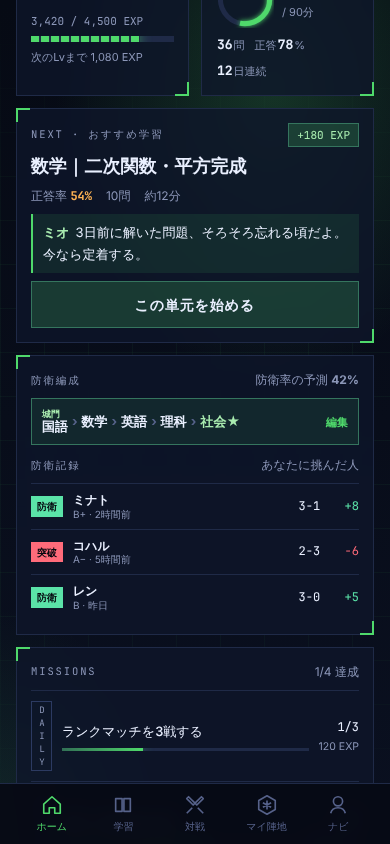
#> input picture apps/rankmatch-lobby/df0.png, 390 x 844 px
$ python cut_mechs.py ../df0.png 5 ../df1.png
#> lines starting #> are read from the running program, lines starting #| are printed output that depends on the picture; after the words box and inside, x2 and y2 are one past the last pixel; in counts of white or black regions, pixels touching at a corner belong together
"""科目ロボットのシート（5 体横並び）を、1 体ずつの透過 WebP とチーム色マスクに切り出す。

使い方: python3 tools/cut_mechs.py シート.png レベル(1-3) [green|smooth]
  green  … 背景が単色の緑 #00FF00（クロマキーで抜く・緑のにじみも除去）
  smooth … 背景がなめらかなグラデーション（外周から似た色をたどって抜く。tools/clean_art.py と同じ考え方）
出力: assets/mechs/{ja,ma,en,sc,so}_lv{N}.webp（本体）と _m.webp（マゼンタ部分＝チーム色に塗る範囲のマスク）
      assets/mechs/manifest.json に各画像の大きさと、シート内の基準の高さ（縮尺をそろえるため）を書く。
本体のマゼンタ部分は明るいグレーに置きかえ、ゲーム側でマスクにチーム色を乗せる。
"""
import sys, json, collections
from pathlib import Path
import numpy as np
from PIL import Image

ROOT = Path(__file__).resolve().parent.parent
OUT = ROOT / 'assets' / 'mechs'
KEYS = ['ja', 'ma', 'en', 'sc', 'so']


def alpha_green(a):
    r, g, b = a[..., 0].astype(int), a[..., 1].astype(int), a[..., 2].astype(int)
    d = g - np.maximum(r, b)
    alpha = 1 - np.clip((d - 25) / 70, 0, 1)
    rgb = a[..., :3].copy()
    spill = d > 0  # 縁の緑かぶりを消す
    rgb[..., 1] = np.where(spill, np.maximum(r, b).clip(0, 255), g)
    return rgb, alpha


def alpha_smooth(a, tol=7):
    H, W = a.shape[:2]; px = a[..., :3].astype(int)
    bg = np.zeros((H, W), bool); seen = np.zeros((H, W), bool)
    q = collections.deque()
    for x in range(W): q.append((x, 0, None)); q.append((x, H - 1, None))
    for y in range(H): q.append((0, y, None)); q.append((W - 1, y, None))
    while q:
        x, y, prev = q.popleft()
        if seen[y, x]: continue
        c = px[y, x]
        if prev is not None and np.abs(c - prev).max() > tol: continue
        seen[y, x] = True; bg[y, x] = True
        for dx, dy in ((1, 0), (-1, 0), (0, 1), (0, -1)):
            nx, ny = x + dx, y + dy
            if 0 <= nx < W and 0 <= ny < H and not seen[ny, nx]: q.append((nx, ny, c))
    # 機体に囲まれた背景（脚の間など）：その行の背景色に近く、ある程度の大きさがある塊も背景にする
    rowc = np.array([np.median(px[y][bg[y]], axis=0) if bg[y].any() else [0, 0, 0] for y in range(H)])
    near = (np.abs(px - rowc[:, None, :]).max(axis=2) <= 9) & ~bg
    lab = np.zeros((H, W), np.int32); cur = 0
    for y0 in range(H):
        for x0 in np.where(near[y0] & (lab[y0] == 0))[0]:
            cur += 1; st = [(y0, x0)]; lab[y0, x0] = cur; comp = []
            while st:
                y, x = st.pop(); comp.append((y, x))
                for dy, dx in ((1, 0), (-1, 0), (0, 1), (0, -1)):
                    ny, nx = y + dy, x + dx
                    if 0 <= ny < H and 0 <= nx < W and near[ny, nx] and lab[ny, nx] == 0: lab[ny, nx] = cur; st.append((ny, nx))
            if len(comp) > 250:
                ys, xs = zip(*comp); bg[list(ys), list(xs)] = True
    alpha = (~bg).astype(float)
    # 1px だけ縁をやわらげる
    from PIL import ImageFilter
    alpha = np.asarray(Image.fromarray((alpha * 255).astype(np.uint8)).filter(ImageFilter.GaussianBlur(0.6))) / 255.0
    return a[..., :3].copy(), alpha


def segments(alpha, n=5):
    col = (alpha > 0.5).sum(axis=0) > 2
    segs, start = [], None
    for x, on in enumerate(col):
        if on and start is None: start = x
        if not on and start is not None: segs.append([start, x]); start = None
    if start is not None: segs.append([start, len(col)])
    # 近いものをつなぐ（浮遊ユニットや武器の先など）
    merged = []
    for s in segs:
        if merged and s[0] - merged[-1][1] < 4: merged[-1][1] = s[1]
        else: merged.append(s)
    while len(merged) > n:  # 一番細いものを近い方へ
        i = min(range(len(merged)), key=lambda k: merged[k][1] - merged[k][0])
        j = i - 1 if i == len(merged) - 1 or (i > 0 and merged[i][0] - merged[i - 1][1] < merged[i + 1][0] - merged[i][1]) else i + 1
        a, b = sorted([i, j]); merged[a] = [merged[a][0], merged[b][1]]; del merged[b]
    if len(merged) != n: raise SystemExit(f'{n} 体に分けられませんでした（{len(merged)} 個）')
    return merged


def blobs(alpha, n=5):
    """つながった塊にラベルを付け、大きい n 個を機体として、小さい塊は横位置が近い機体に足す。戻り値は画素ごとの機体番号（-1 は背景）"""
    H, W = alpha.shape; on = alpha > 0.5; lab = np.full((H, W), -1, np.int32); comps = []
    for y0 in range(H):
        for x0 in np.where(on[y0] & (lab[y0] < 0))[0]:
            cid = len(comps); st = [(y0, x0)]; lab[y0, x0] = cid; n_px = 0; sx = 0
            while st:
                y, x = st.pop(); n_px += 1; sx += x
                for dy, dx in ((1, 0), (-1, 0), (0, 1), (0, -1)):
                    ny, nx = y + dy, x + dx
                    if 0 <= ny < H and 0 <= nx < W and on[ny, nx] and lab[ny, nx] < 0: lab[ny, nx] = cid; st.append((ny, nx))
            comps.append((n_px, sx / n_px))
    big = sorted(sorted(range(len(comps)), key=lambda c: -comps[c][0])[:n], key=lambda c: comps[c][1])
    if len(big) < n: raise SystemExit('機体を5つに分けられませんでした')
    remap = np.full(len(comps), -1, np.int32)
    for i, c in enumerate(big): remap[c] = i
    for c, (npx, cx) in enumerate(comps):
        if remap[c] < 0 and npx > 30: remap[c] = min(range(n), key=lambda i: abs(comps[big[i]][1] - cx))
    out = np.where(lab >= 0, remap[np.maximum(lab, 0)], -1)
    return out


def main():
    src, lv = sys.argv[1], int(sys.argv[2]); mode = sys.argv[3] if len(sys.argv) > 3 else 'green'
    a = np.asarray(Image.open(src).convert('RGBA'))
    rgb, alpha = alpha_green(a) if mode == 'green' else alpha_smooth(a)
#> the loop in alpha_smooth, `while q:` made 176744 passes
#> c on passes 1 to 3: [6, 10, 20], [7, 11, 21], [6, 10, 20]
#> after the loop in alpha_smooth, `while q:`:
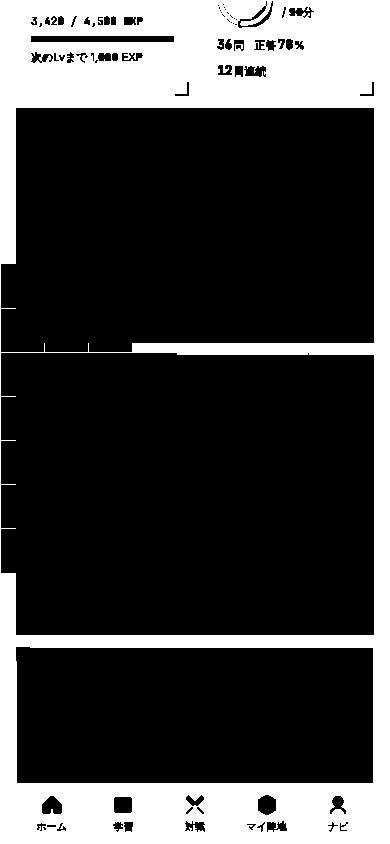
#> bg: shape (844, 390) bool; 26.1% white; 1 white region, box (x1, y1, x2, y2) and area: (0, 0, 390, 844) 85927
#> in alpha_smooth, `rowc = np.array([np.median(px[y][bg[y]], axis=0) if bg[y].any() else [..`: rowc = 844 rows, first 8: [13, 23, 39], [13, 23, 39], [13, 23, 39], [13, 23, 39], [13, 23, 39], [13, 23, 39], [13, 23, 39], [13, 23, 39]
#> in alpha_smooth, `near = (np.abs(px - rowc[:, None, :]).max(axis=2) <= 9) & ~bg`: near: shape (844, 390) bool; 13.8% white; 146 white regions (124 under 20 px), largest, box (x1, y1, x2, y2) and area: (17, 648, 373, 783) 35892, (32, 702, 51, 770) 1185, (1, 353, 177, 396) 967
#> after the loop in alpha_smooth, `for y0 in range(H):`: bg: shape (844, 390) bool; 39.7% white; 7 white regions, largest, box (x1, y1, x2, y2) and area: (0, 0, 390, 844) 127681, (32, 702, 51, 770) 1185, (17, 396, 373, 397) 356
#> after the loop in alpha_smooth, `for y0 in range(H):`: lab: shape (844, 390) int32; 2760 distinct labels, from 0 to 2759
#> rgb is the input picture: shape (844, 390, 3); mean R, G, B 19.4, 31.2, 44.1
    r, g, b = rgb[..., 0].astype(int), rgb[..., 1].astype(int), rgb[..., 2].astype(int)
#> r: shape (844, 390) int64; 246 distinct labels, from 5 to 255
#> g: shape (844, 390) int64; 233 distinct labels, from 8 to 240
#> b: shape (844, 390) int64; 241 distinct labels, from 15 to 255
    mag = np.clip((np.minimum(r, b) - g - 50) / 70, 0, 1) * (np.abs(r - b) < 90)  # マゼンタらしさ
#> mag: shape (844, 390) float64; every value is 0
    lum = (0.3 * r + 0.59 * g + 0.11 * b)
    gray = np.clip(lum * 0.6 + 120, 0, 255)  # マゼンタ部分は明るいグレーに（上からチーム色を乗せる）
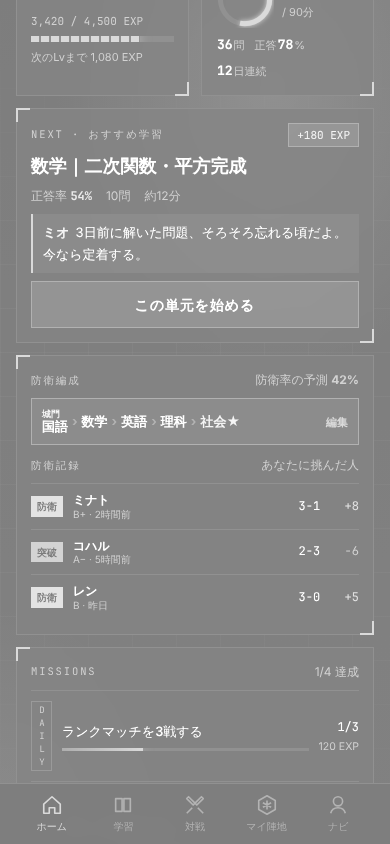
#> gray: shape (844, 390) float64; min 124.7, max 255, mean 137.4
    base = rgb.astype(float)
    for k in range(3): base[..., k] = base[..., k] * (1 - mag) + gray * mag
    OUT.mkdir(parents=True, exist_ok=True)
    man_path = OUT / 'manifest.json'
    man = json.loads(man_path.read_text()) if man_path.exists() else {}
    owner = None
    try:
        segs = segments(alpha)
#> the loop in segments, `for x, on in enumerate(col):` made 390 passes
#> on on pass 17: True
#> on on passes 1 to 6: False, False, False, False, False, False
#> after the loop in segments, `for x, on in enumerate(col):`: segs = [[16, 374]]
#> the loop in segments, `for s in segs:` made 1 pass
    except SystemExit:
        # 羽や武器が隣と縦に重なるとき：つながった塊ごとに分け、大きい 5 つを機体、残りは近い機体へ
        owner = blobs(alpha); segs = []
#> in blobs, `on = alpha > 0.5`: on: shape (844, 390) bool; 60.3% white; 7 black regions, largest, box (x1, y1, x2, y2) and area: (0, 0, 390, 844) 127691, (32, 702, 51, 770) 1185, (17, 396, 373, 397) 356
#> after the loop in blobs, `for y0 in range(H):`:
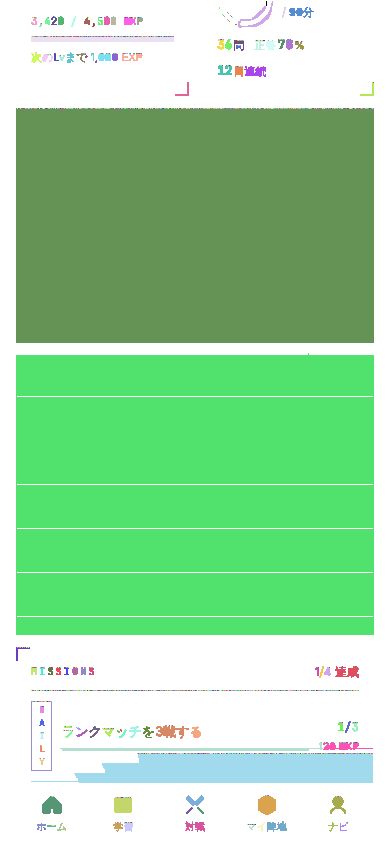
#> lab: shape (844, 390) int32; 1541 distinct labels, from -1 to 1539; one colour per label, 0 black, -1 white
#> after `owner = blobs(alpha)`:
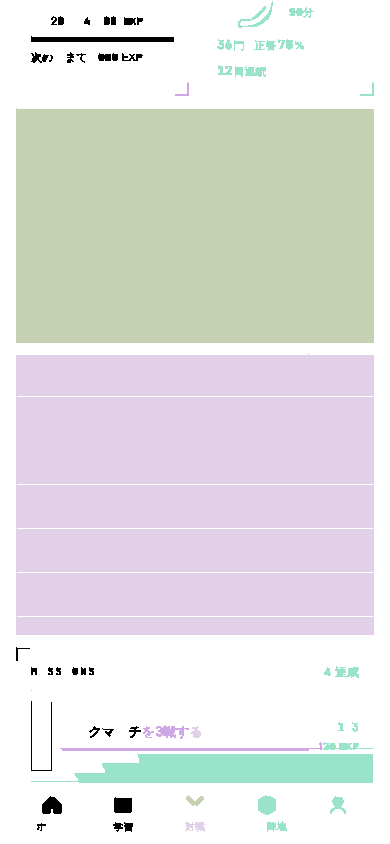
#> owner: shape (844, 390) int32; 6 distinct labels, from -1 to 4; one colour per label, 0 black, -1 white
        for k in range(5):
            xs = np.where((owner == k).any(axis=0))[0]; segs.append((xs[0], xs[-1] + 1))
#> after the loop, segs = [(16, 174), (60, 323), (16, 374), (16, 374), (31, 374)]
    boxes = []
    for k, (x0, x1) in enumerate(segs):
        own = (alpha[:, x0:x1] > 0.5) if owner is None else (owner[:, x0:x1] == k)
        rows = np.where(own.sum(axis=1) > 1)[0]
        boxes.append((max(0, x0 - 6), max(0, rows[0] - 6), min(a.shape[1], x1 + 6), min(a.shape[0], rows[-1] + 7)))
#> this loop made 5 passes
#> pass 1, in main, `own = (alpha[:, x0:x1] > 0.5) if owner is None else (owner[:, x0:x1] =..`:
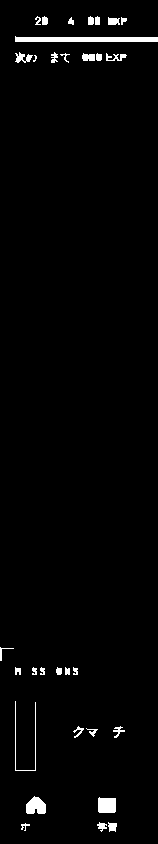
#> own: shape (844, 158) bool; 2% white; 31 white regions (1 under 20 px), largest, box (x1, y1, x2, y2) and area: (15, 36, 158, 42) 716, (26, 796, 46, 814) 271, (98, 797, 116, 813) 269
#> after the loop, boxes = [(10, 10, 180, 838), (54, 77, 329, 757), (10, 103, 380, 812), (10, 349, 380, 838), (25, 0, 380, 838)]
    if owner is not None:  # 隣の機体のはみ出しを消す
        keep = np.zeros_like(alpha)
        for k in range(5): keep = np.maximum(keep, (owner == k).astype(float))
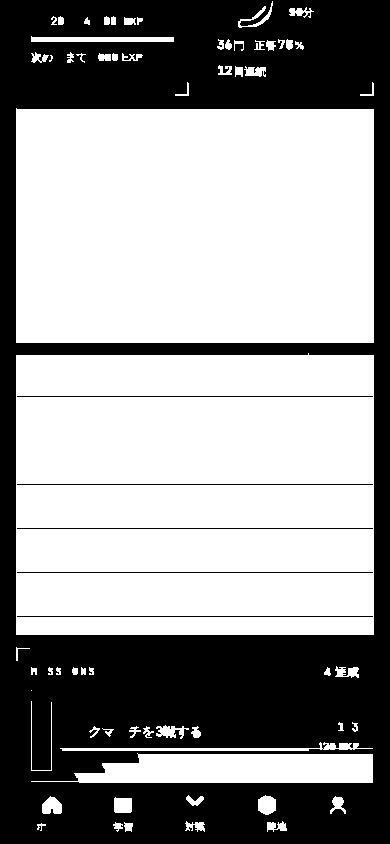
#> keep: shape (844, 390) float64; values 0 (black) and 1 (white), 59.7% white; 6 black regions, box (x1, y1, x2, y2) and area: (0, 0, 390, 844) 130997, (17, 396, 373, 397) 356, (17, 484, 373, 485) 356, (17, 528, 373, 529) 356, (17, 572, 373, 573) 356, (17, 616, 373, 617) 356
        from PIL import ImageFilter
        grow = [np.asarray(Image.fromarray(((owner == k) * 255).astype(np.uint8)).filter(ImageFilter.MaxFilter(5))) > 0 for k in range(5)]
#> grow = 5 items
    ref = max(y1 - y0 for (_, y0, _, y1) in boxes)  # シート内で一番高い機体＝縮尺の基準
#> ref = 838
    for k, (key, (x0, y0, x1, y1)) in enumerate(zip(KEYS, boxes)):
        al_f = alpha if owner is None else alpha * grow[k]
        al = (al_f[y0:y1, x0:x1] * 255).astype(np.uint8)
        body = np.dstack([base[y0:y1, x0:x1].astype(np.uint8), al])
        Image.fromarray(body, 'RGBA').save(OUT / f'{key}_lv{lv}.webp', quality=88, method=6)
        m = (mag[y0:y1, x0:x1] * al_f[y0:y1, x0:x1] * 255).astype(np.uint8)
        Image.fromarray(np.dstack([np.full_like(m, 255)] * 3 + [m]), 'RGBA').save(OUT / f'{key}_lv{lv}_m.webp', quality=85, method=6)
        man[f'{key}_lv{lv}'] = {'w': int(x1 - x0), 'h': int(y1 - y0), 'ref': int(ref)}
        print(key, lv, x1 - x0, y1 - y0, f'magenta {m.mean() / 2.55:.1f}%')
#> this loop made 5 passes
#| ja 5 170 828 magenta 0.0%
#| ma 5 275 680 magenta 0.0%
#| en 5 370 709 magenta 0.0%
#| sc 5 370 489 magenta 0.0%
#| so 5 355 838 magenta 0.0%
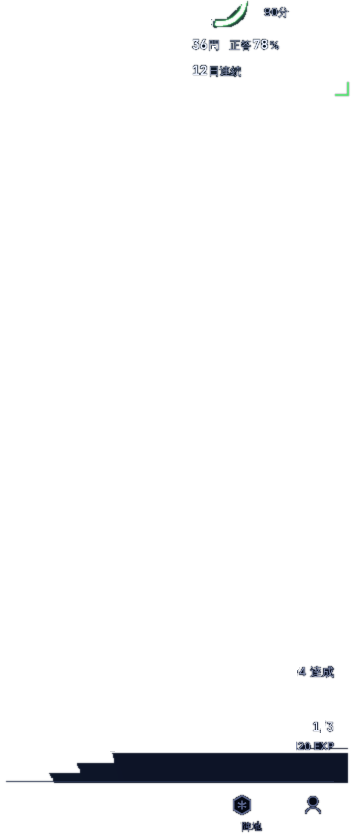
#> body: shape (838, 355, 4); mean R, G, B, A 20.4, 32.6, 45.6, 8.9; transparent parts drawn white
#> m: shape (838, 355); every value is 0
#> after the loop, man = 5 items
    man_path.write_text(json.dumps(man, indent=1))
    # ブラウザ（file:// でも動くように）は JSON ではなく JS で読む
    (ROOT / 'data' / 'mech-art.js').write_text('/* tools/cut_mechs.py が生成。科目ロボットの本番絵（無いレベルは近いレベル→SVG の仮絵で代用） */\nwindow.MECH_ART = ' + json.dumps(man) + ';\n', encoding='utf-8')


if __name__ == '__main__':
    main()
